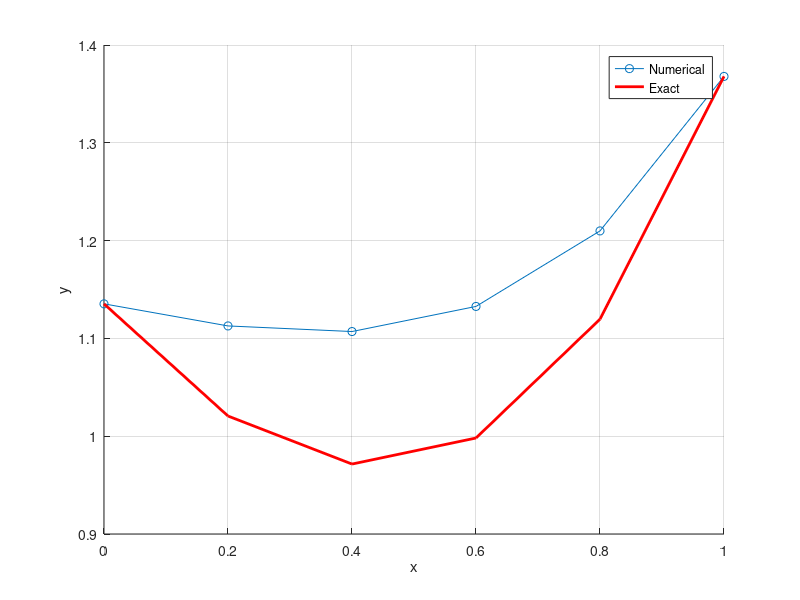

This figure's MATLAB source:
%% 1-D 4nd order convection diffusion reaction equation with eps (HOC scheme)
%% Here eps or e = a
%% -alpha Uxx+bUx+cU=F(x)
%%  F(x)= -alpha *exp(((1+alpha)*(x-1))/alpha)+exp(-x)
%% exact solution
%% exp((1+alpha)*((x-1)/alpha))+e(-x) where alpha is epsilon
%% n is the number of intervals
clear all; close all; clc,
format long
alpha=1;  %Diffusion coefficient
b=1;   %Convection coefficient
x0=0;  %Lower bound
c=1;   %Reaction coefficient
xn=1;  %Upper bound
n=5;  %Total number of partition i.e total #grid=n+1
h=(xn-x0)/n;  %stepsize
A = -alpha - b^2*h^2/6/alpha + h^2*(b^2/alpha+c)/12;
B = b - h*h*b*c/12/alpha;
C =c;
x = [0:h:1]';

lowD = A/h/h - B/2/h;
d =  -2*A/h/h + c;
upD = A/h/h + B/2/h;
%%%%%%%%%#interior point=n-1 i.e unknowns%%%%%%%%%%%
I = speye(n-1,n-1);
E = sparse(2:n-1,1:n-2,1,n-1,n-1);
%M= (A*E)+(C*E')+I*B;
M= (lowD*E)+(upD*E')+I*d;
%exact solution
temp = exp((1+alpha)*(x-1)/alpha); %temp
u = temp+exp(-x);
%Source function i.s RHS
f = -alpha*temp+exp(-x);
fx = -(1+alpha)*temp - exp(-x);
fxx =  -(1+alpha)^2*temp/alpha + exp(-x);
F = f - (h*h*b/12/alpha)*fx + (h*h/12)*fxx;
F = F(2:n);
u0 = 1 + exp(-(1+alpha)/alpha);
u1 = (1+(exp(1))^-1);
F(1,1)=F(1,1)-lowD*u0;
F(n-1,1)=F(n-1,1)-upD*u1;
y=M\F;
sol = [u0;y;u1];
error = max(abs(u-sol));
%plotting the graph
fig=figure();
set(fig,'Color','white'); hold on,
plot(x,sol,'-o')
plot(x,u,'-r','LineWidth',2)
xlabel('x')
ylabel('y')
legend({'Numerical','Exact'})
grid on

% To verify convergence
% err=y-g;
% errn=norm(err,"inf")
% (log((( 5.206109099376022e-09)/(3.251867664033625e-10))))/(log(2))
